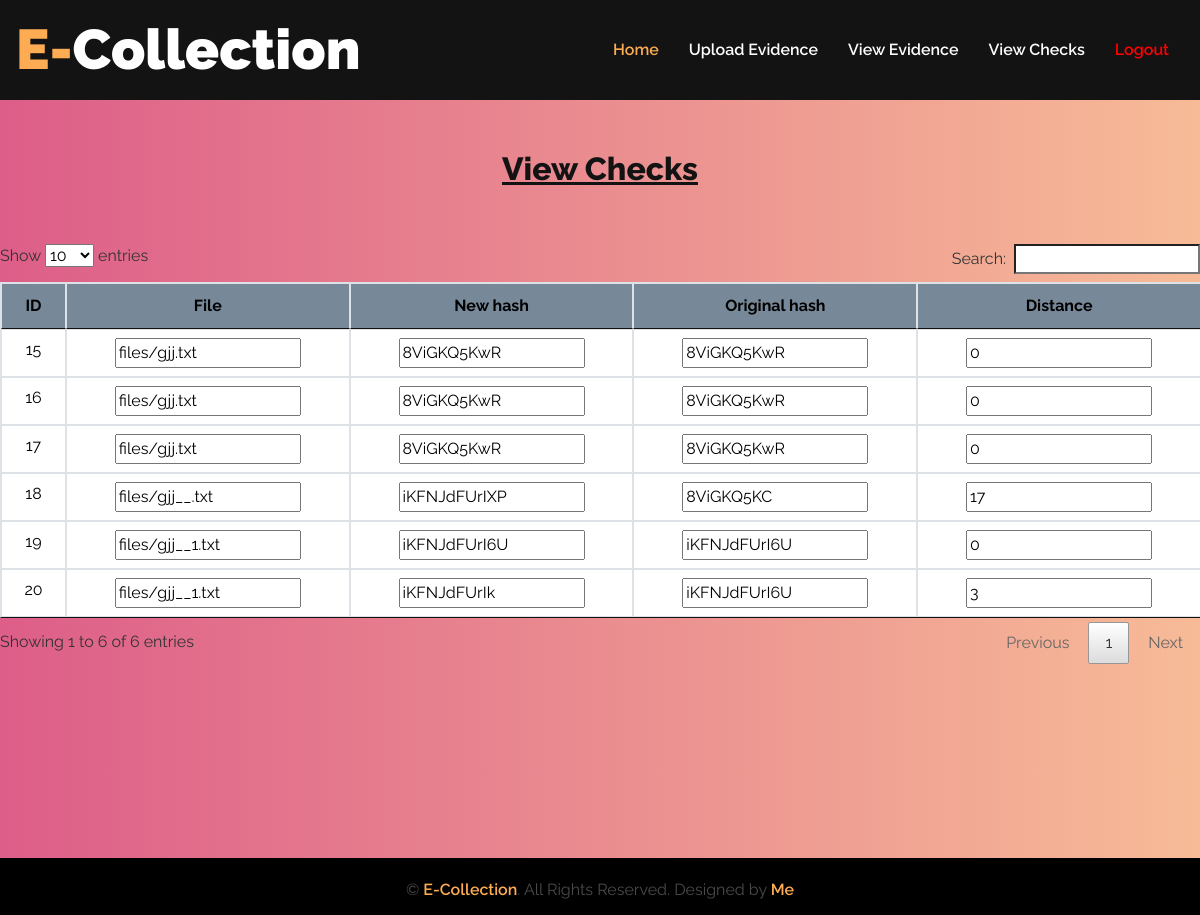
/adminchecks, run on the app's committed database.
### app1/models.py (models this page shows)
class Checks(models.Model):
    name=models.CharField(max_length=200)
    date=models.DateField(auto_now=True)
    hash1=models.CharField(max_length=200)
    hash2=models.CharField(max_length=200)
    distance=models.CharField(max_length=200)

### app1/views.py (the view)
# urls.py: url(r'^adminchecks',adminchecks,name="adminchecks"),
def adminchecks(request):
    obj=Checks.objects.all().order_by('-date')
    return render(request,'adminchecks.html',{'obj':obj})

### app1/templates/adminchecks.html (shortened to what this page needs)
{% load static %}
<!DOCTYPE html>
<html lang="en">
<head>
    <link href="https://cdnjs.cloudflare.com/ajax/libs/font-awesome/5.15.0/css/all.min.css" rel="stylesheet">
    <link href="{% static 'lib/owlcarousel/assets/owl.carousel.min.css' %}" rel="stylesheet">
    <link href="{% static 'css/style.css' %}" rel="stylesheet">
    <link rel="stylesheet" href="{% static 'datatable/jquery.dataTables.min.css' %}">
</head>
<body>
    <div>
        <div>
            <nav class="navbar navbar-expand-lg bg-secondary navbar-dark">
                <a href="#" class="navbar-brand">
                    <h1 class="m-0 text-white display-4"><span class="text-primary">E-</span>Collection<span class="text-primary"></h1>
                </a>
                <div class="collapse navbar-collapse justify-content-between" id="navbarCollapse">
                    <div class="navbar-nav ml-auto py-0">
                        <a href="{% url 'adminhome' %}" class="nav-item nav-link active">Home</a>
                        <a href="{% url 'adminupload' %}" class="nav-item nav-link">Upload Evidence</a>
                        <a href="{% url 'adminview' %}" class="nav-item nav-link">View Evidence</a>
                        <a href="{% url 'adminchecks' %}" class="nav-item nav-link">View Checks</a>
                        <a href="{% url 'alogout' %}" class="nav-item nav-link" style="color:red;">Logout</a>
                    </div>
                </div>
            </nav>
        </div>
    </div>
    <div class="container-fluid p-0 mb-5">
        <div class="four-grids">
            <div style="text-align:center;">
                <div style="padding-top: 50px;">
                    <h2><u>View Checks</u></h2><br><br>
                    <div class="table-responsive">
                        <table class="table table-bordered b-t b-light" id="table">
                            <thead>
                              <tr>
                                <th>ID</th>
                                <th>File</th>
                                <th>New hash</th>
                                <th>Original hash</th>
                                <th>Distance</th>
                              </tr>
                            </thead>
                            <tbody>
                                {% for i in obj %}
                                  <tr>
                                    <td id="id">{{i.id}}</td>
                                    <td data-search="{{i.name}}" data-filer="{{i.name}}"><input type="text" name="name"  value="{{i.name}}" readonly></td>
                                    <td  data-search="{{i.hash1}}" data-filer="{{i.hash1}}"><input type="text" value="{{i.hash1}}" readonly></td>
                                    <td  data-search="{{i.hash2}}" data-filer="{{i.hash2}}"><input type="text" value="{{i.hash2}}" readonly></td>
                                    <td ><input type="text"  value="{{i.distance}}" readonly></td>
                                  </tr>
                                {% endfor %}
                            </tbody>
                          </table>    </div>
                </div>
    </div>
    <div style="position: relative; top:194px; background-color:black; height: 57px;">
        <p class="m-0 text-center" style="padding-top: 20px;">
            &copy; <a class="font-weight-semi-bold" href="#">E-Collection</a>. All Rights Reserved. Designed by
            <a class="font-weight-semi-bold" href="#">Me</a>
        </p>
    </div>
</body>
</html>

### app1/templates/adminchecks.html (style rules this page uses)
#table { background:lightslategray ;color: black }
body { background: linear-gradient(to right, #dd5e89, #f7bb97); }

### data on the page
Checks: id "15", name "files/gjj.txt", hash1 "8ViGKQ5KwR", hash2 "8ViGKQ5KwR", distance "0"
Checks: id "16", name "files/gjj.txt", hash1 "8ViGKQ5KwR", hash2 "8ViGKQ5KwR", distance "0"
Checks: id "17", name "files/gjj.txt", hash1 "8ViGKQ5KwR", hash2 "8ViGKQ5KwR", distance "0"
Checks: id "18", name "files/gjj__.txt", hash1 "iKFNJdFUrIXP", hash2 "8ViGKQ5KC", distance "17"
Checks: id "19", name "files/gjj__1.txt", hash1 "iKFNJdFUrI6U", hash2 "iKFNJdFUrI6U", distance "0"
Checks: id "20", name "files/gjj__1.txt", hash1 "iKFNJdFUrIk", hash2 "iKFNJdFUrI6U", distance "3"
